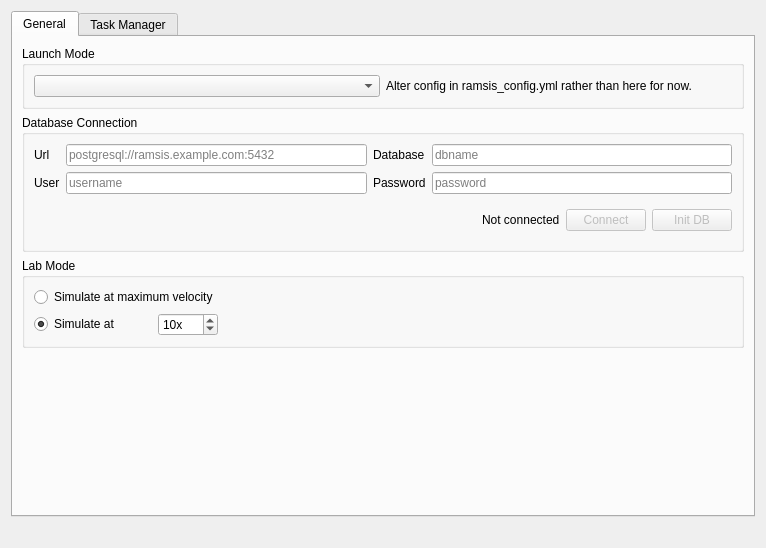
<?xml version="1.0" encoding="UTF-8"?>
<ui version="4.0">
 <class>SettingsWindow</class>
 <widget class="QDialog" name="SettingsWindow">
  <property name="geometry">
   <rect>
    <x>0</x>
    <y>0</y>
    <width>766</width>
    <height>548</height>
   </rect>
  </property>
  <property name="minimumSize">
   <size>
    <width>766</width>
    <height>548</height>
   </size>
  </property>
  <property name="maximumSize">
   <size>
    <width>766</width>
    <height>548</height>
   </size>
  </property>
  <property name="windowTitle">
   <string>RAMSIS Configuration</string>
  </property>
  <layout class="QGridLayout" name="gridLayout_4">
   <item row="0" column="0">
    <widget class="QTabWidget" name="settingsTabs">
     <property name="tabShape">
      <enum>QTabWidget::Rounded</enum>
     </property>
     <property name="currentIndex">
      <number>0</number>
     </property>
     <widget class="QWidget" name="tabGeneral">
      <attribute name="title">
       <string>General</string>
      </attribute>
      <layout class="QGridLayout" name="gridLayout">
       <item row="1" column="0">
        <widget class="QGroupBox" name="groupBox_2">
         <property name="title">
          <string>Database Connection</string>
         </property>
         <layout class="QGridLayout" name="gridLayout_3">
          <item row="0" column="0">
           <widget class="QLabel" name="label">
            <property name="text">
             <string>Url</string>
            </property>
           </widget>
          </item>
          <item row="0" column="1">
           <widget class="QLineEdit" name="dbUrlEdit">
            <property name="placeholderText">
             <string>postgresql://ramsis.example.com:5432</string>
            </property>
           </widget>
          </item>
          <item row="0" column="2">
           <widget class="QLabel" name="label_4">
            <property name="text">
             <string>Database</string>
            </property>
           </widget>
          </item>
          <item row="0" column="3">
           <widget class="QLineEdit" name="dbNameEdit">
            <property name="placeholderText">
             <string>dbname</string>
            </property>
           </widget>
          </item>
          <item row="1" column="0">
           <widget class="QLabel" name="label_2">
            <property name="text">
             <string>User</string>
            </property>
           </widget>
          </item>
          <item row="1" column="1">
           <widget class="QLineEdit" name="dbUserEdit">
            <property name="placeholderText">
             <string>username</string>
            </property>
           </widget>
          </item>
          <item row="1" column="2">
           <widget class="QLabel" name="label_3">
            <property name="text">
             <string>Password</string>
            </property>
           </widget>
          </item>
          <item row="1" column="3">
           <widget class="QLineEdit" name="dbPasswordEdit">
            <property name="text">
             <string/>
            </property>
            <property name="echoMode">
             <enum>QLineEdit::Password</enum>
            </property>
            <property name="placeholderText">
             <string>password</string>
            </property>
           </widget>
          </item>
          <item row="2" column="0" colspan="4">
           <widget class="QWidget" name="widget_2" native="true">
            <layout class="QHBoxLayout" name="horizontalLayout_3">
             <property name="leftMargin">
              <number>0</number>
             </property>
             <property name="rightMargin">
              <number>0</number>
             </property>
             <item>
              <spacer name="horizontalSpacer_3">
               <property name="orientation">
                <enum>Qt::Horizontal</enum>
               </property>
               <property name="sizeHint" stdset="0">
                <size>
                 <width>40</width>
                 <height>20</height>
                </size>
               </property>
              </spacer>
             </item>
             <item>
              <widget class="QLabel" name="dbStatusLabel">
               <property name="text">
                <string>Not connected</string>
               </property>
              </widget>
             </item>
             <item>
              <widget class="QPushButton" name="dbConnectButton">
               <property name="enabled">
                <bool>false</bool>
               </property>
               <property name="text">
                <string>Connect</string>
               </property>
              </widget>
             </item>
             <item>
              <widget class="QPushButton" name="dbInitButton">
               <property name="enabled">
                <bool>false</bool>
               </property>
               <property name="text">
                <string>Init DB</string>
               </property>
              </widget>
             </item>
            </layout>
           </widget>
          </item>
         </layout>
        </widget>
       </item>
       <item row="2" column="0">
        <widget class="QWidget" name="widget" native="true">
         <layout class="QHBoxLayout" name="horizontalLayout_2">
          <property name="leftMargin">
           <number>0</number>
          </property>
          <property name="topMargin">
           <number>0</number>
          </property>
          <property name="rightMargin">
           <number>0</number>
          </property>
          <property name="bottomMargin">
           <number>0</number>
          </property>
          <item>
           <widget class="QGroupBox" name="labModeGroupBox">
            <property name="enabled">
             <bool>true</bool>
            </property>
            <property name="title">
             <string>Lab Mode</string>
            </property>
            <layout class="QGridLayout" name="gridLayout_5">
             <item row="3" column="0" colspan="2">
              <widget class="QRadioButton" name="radioButton_2">
               <property name="text">
                <string>Simulate at</string>
               </property>
               <property name="checked">
                <bool>true</bool>
               </property>
              </widget>
             </item>
             <item row="3" column="2">
              <widget class="QSpinBox" name="speedBox">
               <property name="suffix">
                <string>x</string>
               </property>
               <property name="minimum">
                <number>1</number>
               </property>
               <property name="maximum">
                <number>1000</number>
               </property>
               <property name="singleStep">
                <number>10</number>
               </property>
               <property name="value">
                <number>10</number>
               </property>
              </widget>
             </item>
             <item row="3" column="3">
              <spacer name="horizontalSpacer_4">
               <property name="orientation">
                <enum>Qt::Horizontal</enum>
               </property>
               <property name="sizeHint" stdset="0">
                <size>
                 <width>40</width>
                 <height>20</height>
                </size>
               </property>
              </spacer>
             </item>
             <item row="2" column="0" colspan="3">
              <widget class="QRadioButton" name="simulateMaxRadioButton">
               <property name="text">
                <string>Simulate at maximum velocity</string>
               </property>
              </widget>
             </item>
            </layout>
           </widget>
          </item>
         </layout>
        </widget>
       </item>
       <item row="3" column="0">
        <spacer name="verticalSpacer">
         <property name="orientation">
          <enum>Qt::Vertical</enum>
         </property>
         <property name="sizeHint" stdset="0">
          <size>
           <width>20</width>
           <height>40</height>
          </size>
         </property>
        </spacer>
       </item>
       <item row="0" column="0">
        <widget class="QGroupBox" name="groupBox_3">
         <property name="title">
          <string>Launch Mode</string>
         </property>
         <layout class="QGridLayout" name="gridLayout_6" columnstretch="0,0">
          <item row="0" column="0">
           <widget class="QComboBox" name="launchModeComboBox"/>
          </item>
          <item row="0" column="1">
           <widget class="QLabel" name="label_5">
            <property name="text">
             <string>Alter config in ramsis_config.yml rather than here for now.</string>
            </property>
           </widget>
          </item>
         </layout>
        </widget>
       </item>
      </layout>
     </widget>
     <widget class="QWidget" name="tabSimulation">
      <attribute name="title">
       <string>Task Manager</string>
      </attribute>
      <layout class="QVBoxLayout" name="verticalLayout_2">
       <item>
        <widget class="QCheckBox" name="checkBox">
         <property name="text">
          <string>Enable</string>
         </property>
         <property name="checked">
          <bool>true</bool>
         </property>
        </widget>
       </item>
       <item>
        <widget class="QGroupBox" name="groupBox">
         <property name="title">
          <string>Tasks</string>
         </property>
         <layout class="QGridLayout" name="gridLayout_2">
          <item row="2" column="0">
           <widget class="QCheckBox" name="checkBox_4">
            <property name="text">
             <string>Rate Update</string>
            </property>
            <property name="checked">
             <bool>true</bool>
            </property>
           </widget>
          </item>
          <item row="0" column="0">
           <widget class="QCheckBox" name="checkBox_2">
            <property name="text">
             <string>FDSNWS Fetch</string>
            </property>
            <property name="checked">
             <bool>true</bool>
            </property>
           </widget>
          </item>
          <item row="1" column="0">
           <widget class="QCheckBox" name="checkBox_3">
            <property name="text">
             <string>HYDWS Fetch</string>
            </property>
            <property name="checked">
             <bool>true</bool>
            </property>
           </widget>
          </item>
          <item row="3" column="0">
           <widget class="QCheckBox" name="checkBox_5">
            <property name="text">
             <string>Forecasting</string>
            </property>
            <property name="checked">
             <bool>true</bool>
            </property>
           </widget>
          </item>
          <item row="0" column="1">
           <spacer name="horizontalSpacer_2">
            <property name="orientation">
             <enum>Qt::Horizontal</enum>
            </property>
            <property name="sizeHint" stdset="0">
             <size>
              <width>40</width>
              <height>20</height>
             </size>
            </property>
           </spacer>
          </item>
         </layout>
        </widget>
       </item>
       <item>
        <spacer name="verticalSpacer_2">
         <property name="orientation">
          <enum>Qt::Vertical</enum>
         </property>
         <property name="sizeHint" stdset="0">
          <size>
           <width>20</width>
           <height>40</height>
          </size>
         </property>
        </spacer>
       </item>
      </layout>
     </widget>
    </widget>
   </item>
   <item row="1" column="0">
    <layout class="QHBoxLayout" name="horizontalLayout">
     <item>
      <spacer name="horizontalSpacer">
       <property name="orientation">
        <enum>Qt::Horizontal</enum>
       </property>
       <property name="sizeHint" stdset="0">
        <size>
         <width>40</width>
         <height>20</height>
        </size>
       </property>
      </spacer>
     </item>
    </layout>
   </item>
  </layout>
 </widget>
 <tabstops>
  <tabstop>dbUrlEdit</tabstop>
  <tabstop>dbNameEdit</tabstop>
  <tabstop>dbUserEdit</tabstop>
  <tabstop>dbPasswordEdit</tabstop>
  <tabstop>dbConnectButton</tabstop>
  <tabstop>dbInitButton</tabstop>
  <tabstop>simulateMaxRadioButton</tabstop>
  <tabstop>radioButton_2</tabstop>
  <tabstop>speedBox</tabstop>
  <tabstop>checkBox</tabstop>
  <tabstop>checkBox_2</tabstop>
  <tabstop>checkBox_3</tabstop>
  <tabstop>checkBox_4</tabstop>
  <tabstop>checkBox_5</tabstop>
  <tabstop>settingsTabs</tabstop>
 </tabstops>
 <resources/>
 <connections/>
</ui>
